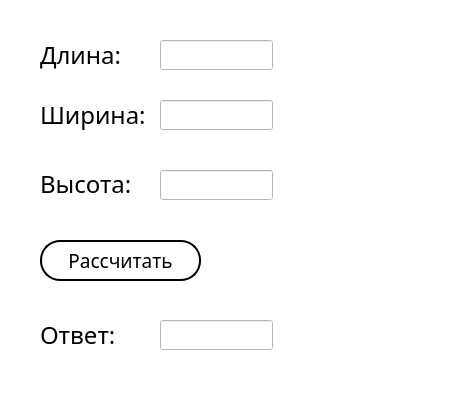
<?xml version="1.0" encoding="UTF-8"?>
<ui version="4.0">
 <class>Form</class>
 <widget class="QWidget" name="Form">
  <property name="geometry">
   <rect>
    <x>0</x>
    <y>0</y>
    <width>467</width>
    <height>401</height>
   </rect>
  </property>
  <property name="windowTitle">
   <string>Form</string>
  </property>
  <property name="styleSheet">
   <string notr="true">font: 18pt &quot;Gotham Pro&quot;;
background-color: rgb(255, 255, 255);

</string>
  </property>
  <widget class="QLabel" name="label_121">
   <property name="geometry">
    <rect>
     <x>40</x>
     <y>40</y>
     <width>90</width>
     <height>30</height>
    </rect>
   </property>
   <property name="font">
    <font>
     <family>Gotham Pro</family>
     <pointsize>18</pointsize>
    </font>
   </property>
   <property name="text">
    <string>Длина:</string>
   </property>
  </widget>
  <widget class="QLineEdit" name="lineEdit_900">
   <property name="geometry">
    <rect>
     <x>160</x>
     <y>40</y>
     <width>113</width>
     <height>30</height>
    </rect>
   </property>
   <property name="font">
    <font>
     <family>MS Shell Dlg 2</family>
     <pointsize>8</pointsize>
     <weight>50</weight>
     <italic>false</italic>
     <bold>false</bold>
    </font>
   </property>
   <property name="styleSheet">
    <string notr="true">font: 8pt &quot;MS Shell Dlg 2&quot;;</string>
   </property>
  </widget>
  <widget class="QLabel" name="label_104">
   <property name="geometry">
    <rect>
     <x>40</x>
     <y>100</y>
     <width>110</width>
     <height>30</height>
    </rect>
   </property>
   <property name="font">
    <font>
     <family>Gotham Pro</family>
     <pointsize>18</pointsize>
    </font>
   </property>
   <property name="text">
    <string>Ширина:</string>
   </property>
  </widget>
  <widget class="QLineEdit" name="lineEdit_902">
   <property name="geometry">
    <rect>
     <x>160</x>
     <y>100</y>
     <width>113</width>
     <height>30</height>
    </rect>
   </property>
   <property name="styleSheet">
    <string notr="true">font: 8pt &quot;MS Shell Dlg 2&quot;;</string>
   </property>
  </widget>
  <widget class="QPushButton" name="pushButton_900">
   <property name="geometry">
    <rect>
     <x>40</x>
     <y>240</y>
     <width>161</width>
     <height>41</height>
    </rect>
   </property>
   <property name="font">
    <font>
     <family>Gotham Pro</family>
     <pointsize>14</pointsize>
    </font>
   </property>
   <property name="styleSheet">
    <string notr="true">QPushButton
{

background:white;
border-radius:20px;
border:2px solid black;
	font: 14pt &quot;Gotham Pro&quot;;
}
</string>
   </property>
   <property name="text">
    <string>Рассчитать</string>
   </property>
  </widget>
  <widget class="QLabel" name="label_105">
   <property name="geometry">
    <rect>
     <x>40</x>
     <y>320</y>
     <width>90</width>
     <height>30</height>
    </rect>
   </property>
   <property name="font">
    <font>
     <family>Gotham Pro</family>
     <pointsize>18</pointsize>
    </font>
   </property>
   <property name="text">
    <string>Ответ:</string>
   </property>
  </widget>
  <widget class="QLineEdit" name="lineEdit_904">
   <property name="geometry">
    <rect>
     <x>160</x>
     <y>320</y>
     <width>113</width>
     <height>30</height>
    </rect>
   </property>
   <property name="styleSheet">
    <string notr="true">font: 8pt &quot;MS Shell Dlg 2&quot;;</string>
   </property>
  </widget>
  <widget class="QLineEdit" name="lineEdit_903">
   <property name="geometry">
    <rect>
     <x>160</x>
     <y>170</y>
     <width>113</width>
     <height>30</height>
    </rect>
   </property>
   <property name="styleSheet">
    <string notr="true">font: 8pt &quot;MS Shell Dlg 2&quot;;</string>
   </property>
   <property name="text">
    <string/>
   </property>
  </widget>
  <widget class="QLabel" name="label_106">
   <property name="geometry">
    <rect>
     <x>40</x>
     <y>170</y>
     <width>107</width>
     <height>27</height>
    </rect>
   </property>
   <property name="font">
    <font>
     <family>Gotham Pro</family>
     <pointsize>18</pointsize>
    </font>
   </property>
   <property name="text">
    <string>Высота:</string>
   </property>
  </widget>
 </widget>
 <resources/>
 <connections/>
</ui>
